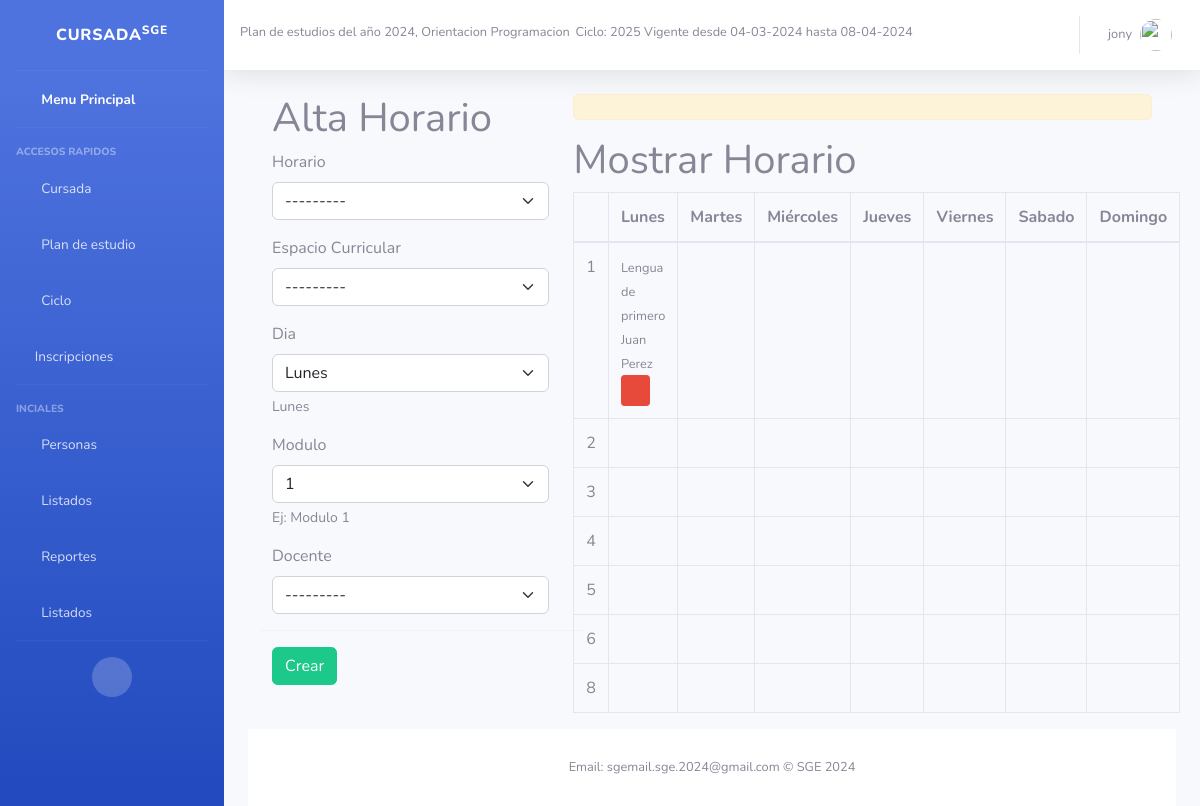
/Clases/crear_horario/1/ (signed in), run on the app's committed database.
### Core/models.py (models this page shows, shortened)
class PlanDeEstudios(models.Model):
    MAXCODIGO=20
    MAXANIO=4
    MAXORIENTACION= 50
    MAXNIVEL= 50
    MAXDESCRIPCION=50
    codigo= models.CharField(
        help_text="Ej: 123456",
        unique=True,
        max_length=MAXCODIGO,
        null=False,
        blank=False,
        error_messages={
            'blank': "El nombre es obligatorio"
        }
    )
    anio = models.CharField(
        help_text="Ej: 2024",
        unique=False,
        max_length=MAXANIO,
        null=True,
        blank=False,
        default= 1,
        error_messages={
            'blank': "el anio es obligatorio"
        }
    )
    orientacion = models.CharField(
        help_text="Ej: Profesorado de educacion primaria",
        unique=False,
        max_length=MAXORIENTACION,
        null=False,
        blank=False,
        primary_key=False,
        error_messages={
            'blank': "la orientacion es obligatoria"
        }
    )
    nivel = models.CharField(
        help_text="Ej: Primario",
        unique=False,
        max_length= MAXORIENTACION,
        null=False,
        blank=False,
        error_messages={
            'blank': "El nivel es obligatorio"
        }
    )
    descripcion = models.CharField(
        help_text="Ej: descripcion del plan de estudios",
        unique=False,
        max_length= MAXDESCRIPCION,
        null=False,
        blank=True,
    )
    esActual = models.BooleanField(
        default= True
    )
    implementado = models.BooleanField(
        default= False
    )
    cantidadAnios = models.PositiveIntegerField()
    def __str__(self):
        return "Plan de estudios del año {0}, Orientacion {1}".format(self.anio, self.orientacion)

class Ciclo (models.Model):
    anioCalendario = models.CharField(
        help_text="Ej: 2024",
        max_length=4,
        unique= True)
    fechaInicio = models.DateField(help_text="Ej: 16/02/2024",
                                   default=now)
    plan = models.ForeignKey(PlanDeEstudios, blank=False, on_delete=models.CASCADE)
    fechaFin = models.DateField(help_text="Ej: 28/11/2024",)
    esActual = models.BooleanField(
        default= True
    )
    def __str__(self):
        return "{0} Vigente desde {1} hasta {2}".format(self.anioCalendario,self.fechaInicio.strftime("%d-%m-%Y"), self.fechaFin.strftime("%d-%m-%Y"))

class Detalle_Horario(models.Model):
    horario= models.ForeignKey(Horario,on_delete = models.CASCADE)
    espacioCurricular = models.ForeignKey(EspacioCurricular, on_delete=models.CASCADE, related_name='horarios')
    dia= models.CharField(help_text="Lunes",max_length=10)
    hora = models.CharField(help_text="Ej: Modulo 1",max_length=10)
    docente = models.ForeignKey(Docente, on_delete = models.CASCADE, null = True)
    class Meta:
        unique_together = ('horario','espacioCurricular','dia','hora')
    def __str__(self):
        return "{0}".format(self.horario.division)

class EspacioCurricular(models.Model):
    class Meta:
        unique_together = [['anio', 'codigo']]
    anio = models.ForeignKey(
        AnioPlan, on_delete= models.CASCADE,
        help_text="Ej: Elija un año del plan",)
    codigo = models.CharField(
        help_text="Ej: MAT-035",
        max_length= 50,
        unique= True)
    cantidadModulos = models.PositiveIntegerField(
        help_text="Ej: 5",)
    nombre = models.CharField(help_text="Ej: Matematica"
                              ,max_length= 50)
    contenido = models.CharField(help_text="Ej: Sumas y restas basicas"
                                 ,max_length=50)
    plan = models.ForeignKey(PlanDeEstudios, on_delete=models.CASCADE)
    '''estudiantes = models.ManyToManyField(Estudiante, through="Calificacion")
    '''
    def __str__(self):
        return "{0}, {1}".format(self.codigo, self.nombre)

class Persona(models.Model):
    MAXNOMBRE = 50
    MAXAPELLIDO = 50
    REGEX_NOMBRE = '^[0-9a-zA-Z-_ .]{3,100}$'
    REGEX_NUMERO = '^[0-9]{1,12}$'
    MAXDNI =11
    MAXDIRECCION = 100
    MAXTELEFONO = 10
    nombre = models.CharField(
        help_text="Ej: Juan",
        max_length = MAXNOMBRE,
        unique= False,
        null= False,
        blank= False,
        validators= [RegexValidator(regex=REGEX_NOMBRE)],
        error_messages= {
            'max_length': "El nombre puede tener a lo sumo {} caracteres".format(MAXNOMBRE),
            'blank': "El nombre es obligatorio"
        }
    )
    apellido = models.CharField(
        help_text="Ej: Perez",
        max_length=MAXAPELLIDO,
        unique=False,
        null=False,
        blank=False,
        validators=[RegexValidator(regex=REGEX_NOMBRE)],
        error_messages={
            'max_length': "El apellido puede tener a lo sumo {} caracteres".format(MAXNOMBRE),
            'blank': "El apéllido es obligatorio"
        }
    )
    dni= models.CharField(
        help_text="Ej: 12345678",
        max_length = MAXDNI,
        unique= True,
        null= False,
        blank= False,
        error_messages= {
            'max_length': "El dni puede tener a lo sumo {} caracteres".format(MAXDNI),
            'unique': "El dni ingresado ya existe",
            'blank': "El dni es obligatorio"
        }
    )
    localidad=models.ForeignKey(
        Localidad,
        null=False,
        blank=False,
        on_delete=models.CASCADE,
        help_text="Ej: Trelew",
        error_messages={
        }
    )
    direccion=models.CharField(
        help_text="Ej: Calle falsa 123",
        max_length = MAXDIRECCION,
        unique= False,
        null= False,
        blank= False,
        error_messages= {
            'blank': "La direccion es obligatoria"
        }
    )
    email = models.EmailField(
        help_text="Ej: asd@asd.com",
        unique=True,
        null=True,
        blank=True,
        primary_key=False,
        error_messages={
            'unique': "El email no esta disponible",
        }
    )
    telefono= models.CharField(
        help_text="Ej: 0123456789 ",
        max_length=MAXTELEFONO,
        unique=False,
        null=True,
        blank=True,
        primary_key=False,
        validators=[RegexValidator(regex=REGEX_NUMERO)],
        error_messages={
            'max_length': "El telefono puede tener a lo sumo {} caracteres".format(MAXTELEFONO),
        }
    )
    def __str__(self):
        return "{0}, {1}, {2}".format(self.dni, self.apellido, self.nombre)

### Clases/views.py (the view, shortened to what this page needs)
# urls.py: re_path(r'^crear_horario/(?P<idDivision>\d+)/$', views.crear_horario, name= 'crear_horario'),
@login_required
def crear_horario(request,idDivision):
    print("*******entre aca**** ",idDivision,request.method)
    horarios = Detalle_Horario.objects.filter(horario = Horario.objects.get(division_id=idDivision))
    print("Horarios",horarios)
    form = Detalle_HorarioForm(division = Division.objects.get(id=idDivision))
    dias = [str(tupla[0]) for tupla in Horario.CHOICES_DIA]
    modulos = [str(tupla[0]) for tupla in Horario.CHOICES_HORA]
    print(dias,modulos)
    return render(request, "Division/crearHorarioDivision.html", {"form": form,
                                                                  "horarios": horarios,
                                                                  "dias": dias,
                                                                  'modulos': modulos,
                                                                  'idDivision':idDivision})

### Core/models.py (called while the page is built)
    def __str__(self):
        return "{0},{1}".format(self.anio.codigo, self.codigo)

    def __str__(self):
        return "{0}, ".format(self.division)

### Clases/templates/Division/crearHorarioDivision.html (shortened to what this page needs)
{% extends 'index.html' %}
{% load static %}
{% block css %}
<link rel="stylesheet" type="text/css" href="{% static 'autocomplete_light/select2.css' %}" />
{% endblock %}
{% block content %}
{% load bootstrap5 %}
<body>
    <div class="container">
        <div class="row">
            <div class="col-sm-12 col-md-6 col-lg-4 col-xl-4">
                <h1>Alta Horario</h1>
                <form class="form" method="post">
                    <div class="row">
                        {% bootstrap_form form %}
                        <hr>
                        <div class="form-group">
                            <button type="submit" class="btn btn-success btn-black text-white form-label">
                                Crear
                            </button>
                        </div>
                    </div>
                </form>
            </div>
            <div class="col-sm-12 col-md-12 col-lg-8 col-xl-8">
                <div  class="alert alert-warning" role="alert" id="mensaje"></div>
                <h1>Mostrar Horario</h1>
                <table class="table table-bordered">
                    <thead>
                        <tr>
                            <th></th>
                            <th>Lunes</th>
                            <th>Martes</th>
                            <th>Miércoles</th>
                            <th>Jueves</th>
                            <th>Viernes</th>
                            <th>Sabado</th>
                            <th>Domingo</th>
                        </tr>
                    </thead>
                    <tbody>
                        {% for modulo in modulos %}
                            <tr>
                                <td>{{ modulo }}</td>
                                {% for dia in dias %}
                                    <td>
                                        {% for horario in horarios %}
                                            {% if horario.hora == modulo and horario.dia == dia %}
                                            <div id="datos">
                                                <small>{{ horario.espacioCurricular.nombre }}
                                                    {{horario.docente.nombre}}
                                                </small>
                                                <button class="btn btn-danger btn-sm" onclick="eliminarDetalleHorario({{horario.id}})">
                                                    <i class="fas fa-times"></i>
                                                </button>
                                            </div>
                                            {% endif %}
                                        {% endfor %}
                                    </td>
                                {% endfor %}
                            </tr>
                        {% endfor %}
                    </tbody>
                </table>
            </div>
        </div>
    </div>
</body>
{% endblock %}
{% block scripts %}
<link href="https://cdn.datatables.net/v/dt/dt-1.13.8/af-2.6.0/cr-1.7.0/fc-4.3.0/sc-2.3.0/datatables.min.css" rel="stylesheet">
{% endblock %}

### principal/templates/index.html (shortened to what this page needs)
<!DOCTYPE html>
<html lang="en">
<head>
    <link href="https://cdn.jsdelivr.net/npm/bootstrap@5.2.3/dist/css/bootstrap.min.css" rel="stylesheet">
    <link href= "{% static 'vendor/fontawesome-free/css/all.min.css' %}" rel="stylesheet" type="text/css">
    <link href="{% static 'css/sb-admin-2.min.css' %}" rel="stylesheet">
    {% block css %}
    {% endblock %}
</head>
{% block sidebar %}
<body id="page-top">
    <div id="wrapper">
        <ul class="navbar-nav bg-gradient-primary sidebar sidebar-dark accordion" id="accordionSidebar">
            <a class="sidebar-brand d-flex align-items-center justify-content-center" href="index.html">
                <div class="sidebar-brand-text mx-3">Cursada<sup>SGE</sup></div>
            </a>
            <hr class="sidebar-divider my-0">
            <li class="nav-item active">
                <a class="nav-link" href="/">
                    <i class="fas fa-fw fa-tachometer-alt"></i>
                    <span>Menu Principal</span></a>
            </li>
            <hr class="sidebar-divider">
            <div class="sidebar-heading">
                Accesos Rapidos
            </div>
            <li class="nav-item">
                <a class="nav-link collapsed" href="#" data-toggle="collapse" data-target="#collapseTree"
                    aria-expanded="true" aria-controls="collapseTwo">
                    <i class="fas fa-fw fa-cog"></i>
                    <span>Cursada</span>
                </a>
            </li>
            <li class="nav-item">
                <a class="nav-link collapsed" href="#" data-toggle="collapse" data-target="#collapseTwo"
                    aria-expanded="true" aria-controls="collapseTwo">
                    <i class="fas fa-fw fa-cog"></i>
                    <span>Plan de estudio</span>
                </a>
            </li>
            <li class="nav-item">
                <a class="nav-link collapsed" href="#" data-toggle="collapse" data-target="#collapseCiclo"
                    aria-expanded="true" aria-controls="collapseTwo">
                    <i class="fas fa-fw fa-cog"></i>
                    <span>Ciclo</span>
                </a>
            </li>
            <li class="nav-item">
                <a class="nav-link collapsed" href="#" data-toggle="collapse" data-target="#collapseUtilities"
                    aria-expanded="true" aria-controls="collapseUtilities">
                    <i class="fas fa-user-check"></i>
                    <span>Inscripciones</span>
                </a>
            </li>
            <hr class="sidebar-divider">
            <div class="sidebar-heading">
                Inciales
            </div>
            <li class="nav-item">
                <a class="nav-link collapsed" href="#" data-toggle="collapse" data-target="#collapsePages"
                    aria-expanded="true" aria-controls="collapsePages">
                    <i class="fas fa-fw fa-folder"></i>
                    <span>Personas</span>
                </a>
            </li>
            <li class="nav-item">
                <a class="nav-link collapsed" href="#" data-toggle="collapse" data-target="#collapseList"
                    aria-expanded="true" aria-controls="collapsePages">
                    <i class="fas fa-fw fa-table"></i>
                    <span>Listados</span>
                </a>
            </li>
            <li class="nav-item">
                <a class="nav-link" href="#">
                    <i class="fas fa-fw fa-chart-area"></i>
                    <span>Reportes</span></a>
            </li>
            <li class="nav-item">
                <a class="nav-link" href="tables.html">
                    <i class="fas fa-fw fa-table"></i>
                    <span>Listados</span></a>
            </li>
            <hr class="sidebar-divider d-none d-md-block">
            <div class="text-center d-none d-md-inline">
                <button class="rounded-circle border-0" id="sidebarToggle"></button>
            </div>
        </ul>
{% endblock sidebar %}
        <div id="content-wrapper" class="d-flex flex-column">
            <div id="content">
                <nav class="navbar navbar-expand navbar-light bg-white topbar mb-4 static-top shadow">
                    <div class="input-group">
                        <small>{{request.plan}} &nbsp;</small>
                        <br>
                        <small> Ciclo: {{request.ciclo}}</small>
                    </div>
                    <ul class="navbar-nav ml-auto">
                        <li class="nav-item dropdown no-arrow">
                            <a class="nav-link dropdown-toggle" href="#" id="userDropdown" role="button"
                                data-toggle="dropdown" aria-haspopup="true" aria-expanded="false">
                                <span class="mr-2 d-none d-lg-inline text-gray-600 small">{{ request.user.username }}</span>
                                <img class="img-profile rounded-circle"  src="{% static 'img/undraw_profile.svg' %}" >
                            </a>
                        </li>
                    </ul>
                </nav>
                <div class="container-fluid">
                {% block content %}{% endblock content %}
    {% block footer %}
    <footer class="sticky-footer bg-white">
        <div class="container my-auto">
            <div class="copyright text-center my-auto">
                <span>Email: sgemail.sge.2024@gmail.com &copy; SGE 2024</span>
            </div>
        </div>
    </footer>
    {% endblock footer %}
        </div>
    {% block scripts %}{% endblock scripts %}
</body>
</html>

### data on the page
PlanDeEstudios: plan "Plan de estudios del año 2024, Orientacion Programacion"
Ciclo: ciclo "2025 Vigente desde 04-03-2024 hasta 08-04-2024"
Detalle_Horario: espacioCurricular.nombre "Lengua de primero", docente.nombre "Juan Perez"

### other printed values
{{ request.user.username }} "jony"
{{ modulo }} "1" "2" "3" "4" "5" "6" "8"
